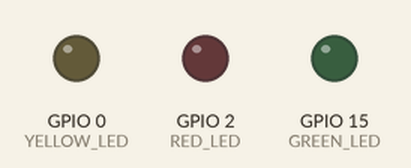
This program was run on a simulated ESP32. Parts: output pins drawn as LEDs (lit = HIGH).

Above: at 0.1 s.
At 30.1 s:
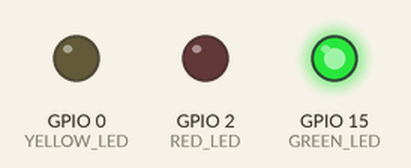
At 65.1 s:
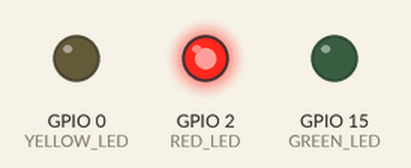
At 125.1 s:
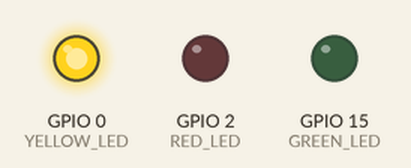
Timing chart, 0 to 126.6 s (numbered marks = the images above):
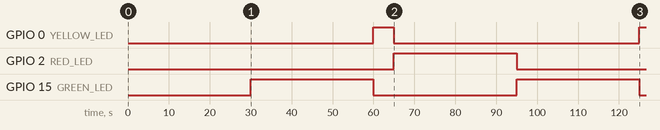

Measured:
- by itself, GPIO 0 (YELLOW_LED): LOW → HIGH at 60.0 s, → LOW 5.0 s later, → HIGH 60.0 s later
- by itself, GPIO 2 (RED_LED): LOW → HIGH at 65.0 s, → LOW 30.0 s later
- by itself, GPIO 15 (GREEN_LED): alternates HIGH for 30.0 s and LOW for 35.0 s

The program:

main.cpp
```cpp
#include <Arduino.h>

// Chân kết nối LED
const int RED_LED = 2;
const int YELLOW_LED = 0;
const int GREEN_LED = 15;

// Biến thời gian
unsigned long previousMillis = 0;
int currentState = 0; // 0: Red, 1: Green, 2: Yellow

void setup() {
    pinMode(RED_LED, OUTPUT);
    pinMode(YELLOW_LED, OUTPUT);
    pinMode(GREEN_LED, OUTPUT);
}

void loop() {
    unsigned long currentMillis = millis();

    if (currentState == 0 && currentMillis - previousMillis >= 30000) {
        // Chuyển từ đèn đỏ sang đèn xanh
        digitalWrite(RED_LED, LOW);
        digitalWrite(GREEN_LED, HIGH);
        currentState = 1;
        previousMillis = currentMillis;
    }
    else if (currentState == 1 && currentMillis - previousMillis >= 30000) {
        // Chuyển từ đèn xanh sang đèn vàng
        digitalWrite(GREEN_LED, LOW);
        digitalWrite(YELLOW_LED, HIGH);
        currentState = 2;
        previousMillis = currentMillis;
    }
    else if (currentState == 2 && currentMillis - previousMillis >= 5000) {
        // Chuyển từ đèn vàng sang đèn đỏ
        digitalWrite(YELLOW_LED, LOW);
        digitalWrite(RED_LED, HIGH);
        currentState = 0;
        previousMillis = currentMillis;
    }
}
```
